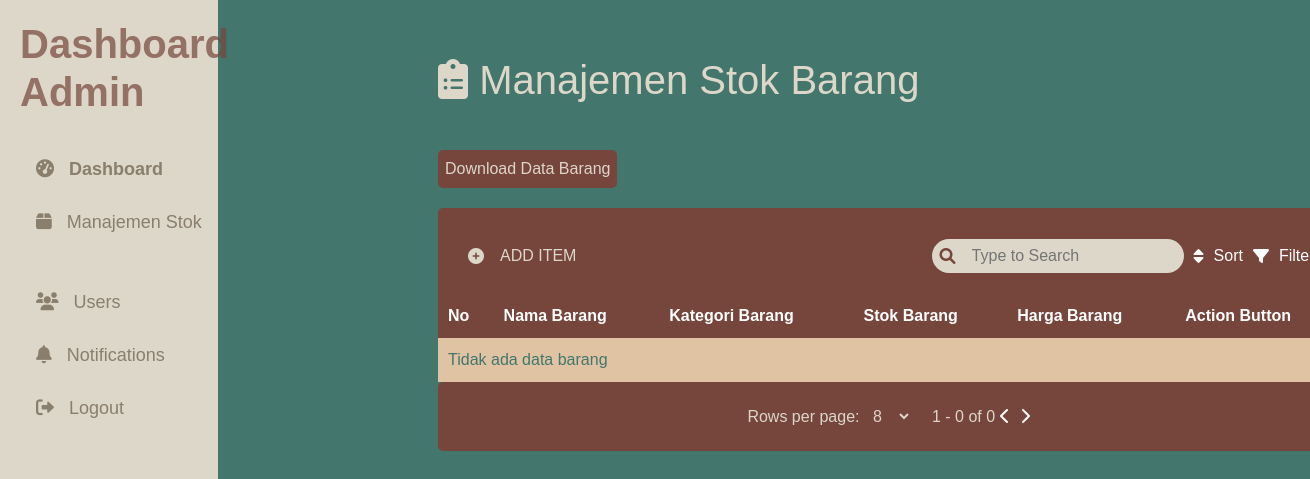
Before: /index.php?page=stok with the older database file.
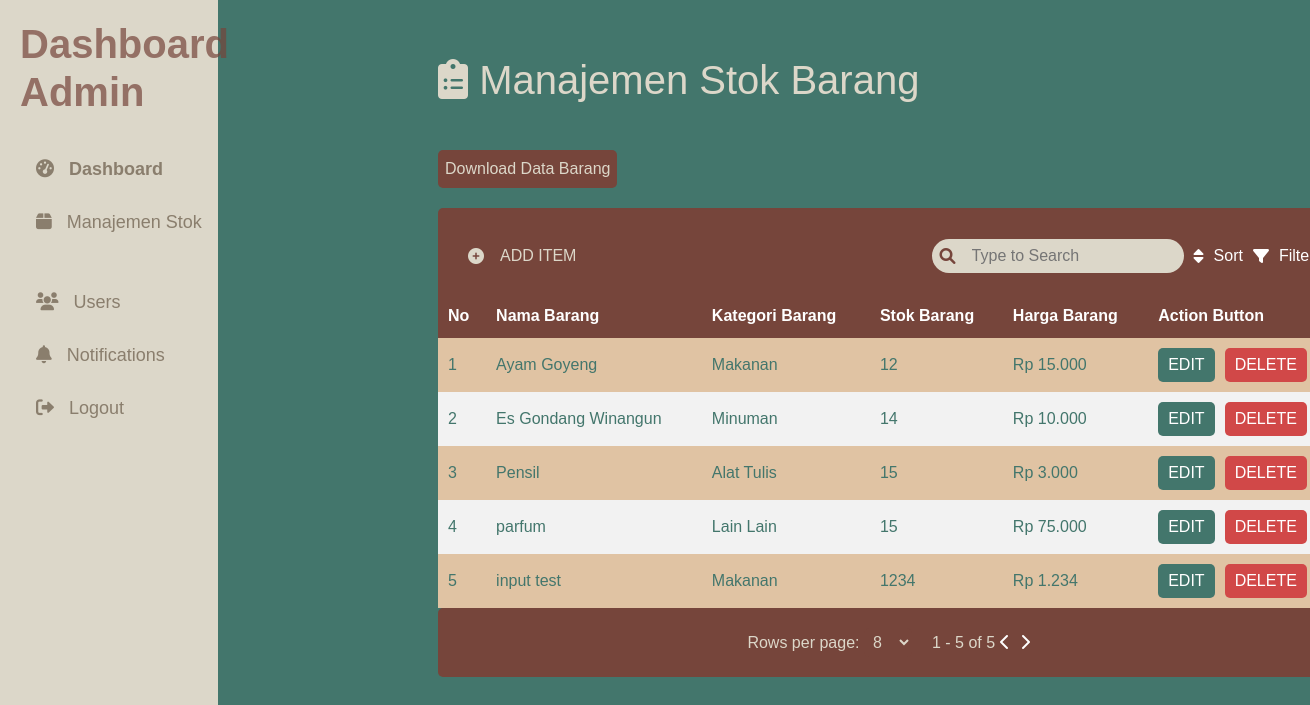
After: the same page with the newer database file.
### tables this page shows
CREATE TABLE `products` (
  `product_id` int(11) NOT NULL,
  `product_name` varchar(255) NOT NULL,
  `category` enum('Makanan','Minuman','Alat Tulis','Lain Lain') NOT NULL,
  `stock` int(11) NOT NULL,
  `harga_barang` int(11) NOT NULL
);

### stok.php (the view, shortened to what this page needs)
<?php
include 'config.php';
$page = isset($_GET['page_num']) ? (int)$_GET['page_num'] : 1;
$rowsPerPage = isset($_GET['rows_per_page']) ? (int)$_GET['rows_per_page'] : 8;
$offset = ($page - 1) * $rowsPerPage;
try {
    $pdo = new PDO("mysql:host=$servername;dbname=$dbname", $username, $password);
    $pdo->setAttribute(PDO::ATTR_ERRMODE, PDO::ERRMODE_EXCEPTION);
    $stmt = $pdo->prepare("SELECT COUNT(*) FROM products");
    $stmt->execute();
    $totalProducts = $stmt->fetchColumn();
    $totalPages = ceil($totalProducts / $rowsPerPage);
    $stmt = $pdo->prepare("SELECT product_id, product_name, category, stock, harga_barang FROM products LIMIT :offset, :rowsPerPage");
    $stmt->bindParam(':offset', $offset, PDO::PARAM_INT);
    $stmt->bindParam(':rowsPerPage', $rowsPerPage, PDO::PARAM_INT);
    $stmt->execute();
    $products = $stmt->fetchAll(PDO::FETCH_ASSOC);
} catch (PDOException $e) {
    echo "Error: " . $e->getMessage();
}
?>
<link rel="stylesheet" href="./style/table.css">
<div class="col-md-9 content" style="margin-left: 400px;">
    <div class="row">
        <div class="contr">
            <div style="color:#DCD7C9; font-size: 40px; margin-bottom: 40px;">
                <i class="fa-solid fa-clipboard-list"></i> Manajemen Stok Barang
            </div>
            <div class="title">
                    <button class="btn-add" style="margin-bottom: 20px; padding: 7px; border-radius: 5px;"><a style="text-decoration: none; color: #DCD7C9;  " href="index.php?page=notif">Download Data Barang</a></button>
                </div>
            <div class="hdr">
                <div class="title">
                    <i class="fas fa-plus-circle" style="color: #DCD7C9;"></i>
                    <button class="btn-add"><a style="text-decoration: none; color: #DCD7C9;" href="index.php?page=tambahitem">ADD ITEM</a></button>
                </div>
                <div class="search">
                    <div style="position: relative;">
                        <i class="fa-solid fa-magnifying-glass" style="position: absolute; left: -2px; top: 50%; transform: translateY(-50%); color: #76453B;"></i>
                        <input type="text" placeholder="Type to Search" class="inpt" style="padding-left: 40px; border-radius: 50px;">
                    </div>
                    <i class="fas fa-sort" style="margin:10px;"></i> Sort
                    <i class="fas fa-filter" style="margin:10px;"></i> Filter
                </div>
            </div>
            <table id="dataContainer">
                <thead style="color: #D5CEC0;">
                    <tr>
                        <th>No</th>
                        <th>Nama Barang</th>
                        <th>Kategori Barang</th>
                        <th>Stok Barang</th>
                        <th>Harga Barang</th>
                        <th>Action Button</th>
                    </tr>
                </thead>
                <tbody id="tableBody">
                    <?php
                    $i = $offset + 1;
                    if (!empty($products)):
                        foreach ($products as $product):
                    ?>
                        <tr>
                            <td><?php echo htmlspecialchars($i++); ?></td>
                            <td><?php echo htmlspecialchars($product['product_name']); ?></td>
                            <td><?php echo htmlspecialchars($product['category']); ?></td>
                            <td><?php echo htmlspecialchars($product['stock']); ?></td>
                            <td><?php echo "Rp " . number_format($product['harga_barang'], 0, ',', '.'); ?></td>
                            <td class="action-buttons">
                                <a class="edit-btn" href="index.php?page=edititem&product_id=<?php echo $product['product_id']; ?>" style="text-decoration: none;">EDIT</a>
                                <a class="delete-btn" href="index.php?page=deleteitem&product_id=<?php echo $product['product_id']; ?>" style="text-decoration: none;">DELETE</a>
                            </td>
                        </tr>
                    <?php
                        endforeach;
                    else:
                    ?>
                        <tr>
                            <td colspan="6">Tidak ada data barang</td>
                        </tr>
                    <?php endif; ?>
                </tbody>
            </table>
            <div class="footer d-flex justify-content-center align-items-center" style="color: #DCD7C9;">
                <div>
                    Rows per page:
                    <select id="rowsPerPage" onchange="updateTable()" style="background-color: #76453B; color: #DCD7C9;">
                        <option value="8" <?php if ($rowsPerPage == 8) echo "selected"; ?>>8</option>
                    </select>
                </div>
                <div class="pagination" style="margin-left: 20px;">
                    <span id="pageInfo"><?php echo "1 - " . ($offset + count($products)) . " of $totalProducts"; ?></span>
                    <a href="index.php?page=products&page_num=<?php echo max(1, $page - 1); ?>&rows_per_page=<?php echo $rowsPerPage; ?>" class="pagination-btn" <?php if ($page <= 1) echo 'disabled'; ?>>
                        <i class="fas fa-chevron-left" style="color: white;"></i>
                    </a>
                    <a href="index.php?page=products&page_num=<?php echo min($totalPages, $page + 1); ?>&rows_per_page=<?php echo $rowsPerPage; ?>" class="pagination-btn" <?php if ($page >= $totalPages) echo 'disabled'; ?>>
                        <i class="fas fa-chevron-right" style="color: white;"></i>
                    </a>
                </div>
            </div>
        </div>
    </div>
</div>

### index.php (shortened to what this page needs)
<!DOCTYPE html>
<html lang="en">
<head>
<link
    href="https://cdn.jsdelivr.net/npm/bootstrap@5.3.2/dist/css/bootstrap.min.css"
    rel="stylesheet"/>
<link
    href="https://cdnjs.cloudflare.com/ajax/libs/font-awesome/5.15.3/css/all.min.css"
    rel="stylesheet"/>
<link
    rel="stylesheet"
    href="https://cdnjs.cloudflare.com/ajax/libs/font-awesome/6.0.0-beta3/css/all.min.css"/>
<link rel="stylesheet" href="./style/dash.css" />
</head>
<body>
<div class="container-fluid">
    <div class="row">
    <div class="col-md-2 sidebar" style="position: fixed; height: 100vh; z-index: 111111; ">
        <nav class="nav flex-column">
        <h1 style="color: #76453b; font-weight: bold; opacity: 0.7;">Dashboard Admin</h1>
        <br />
        <a class="nav-link active" href="index.php?page=home">
            <i class="fas fa-tachometer-alt"></i> Dashboard
        </a>
        <a class="nav-link" href="index.php?page=stok">
            <i class="fas fa-box"></i> Manajemen Stok
        </a>
        <a class="nav-link" href="index.php?page=users">
            <i class="fas fa-users"></i> Users
        </a>
        <a class="nav-link" href="?page=notif">
            <i class="fas fa-bell"></i> Notifications
        </a>
        <div>
            <a class="nav-link" href="logout.php">
                <i class="fas fa-sign-out-alt"></i> Logout
            </a>
        </div>
        </nav>
    </div>
        <?php
        $page = isset($_GET['page']) ? $_GET['page'] : 'home';
        include $page . '.php';
        ?>
</div>
</body>
</html>

### style/dash.css (style rules this page uses)
body { background-color: #43766C; font-family: Arial, sans-serif; }
.sidebar { background-color: #DCD7C9; padding: 20px; margin-right: 30px; height: 100vh; }
.sidebar .nav-link { color: #8a7e6d; font-size: 18px; margin-bottom: 10px; }
.sidebar .nav-link.active { color: #8a7e6d; font-weight: bold; }
.sidebar .nav-link i { margin-right: 10px; }
.content { padding: 30px; }
.nav-link.active { color: #76453B; font-weight: bolder; }
.nav-link { color: #76453B; }

### style/table.css (style rules this page uses)
body { font-family: Arial, sans-serif; background-color: #43766C; margin: 0; padding: 0; }
.contr { width: 100%; padding: 20px; }
.hdr { display: flex; justify-content: space-between; align-items: center; background-color: #76453B; color: white; padding: 30px; margin-bottom: -20px; border-radius: 5px; }
.hdr .title { display: flex; align-items: center; }
.hdr .title i { margin-right: 10px; }
.hdr .search { display: flex; align-items: center; }
.hdr .search input { padding: 5px; border: none; border-radius: 5px; }
.hdr .search i { margin-left: 10px; cursor: pointer; }
table { width: 100%; border-collapse: collapse; margin-top: 10px; }
th, td { padding: 10px; text-align: left; color: #43766C; }
th { background-color: #76453B; color: white; }
tr:nth-child(even) { background-color: #f2f2f2; }
tr:nth-child(odd) { background-color: #e0c3a3; }
.action-buttons { display: flex; gap: 10px; }
.btn-add { background-color: #76453B; border: none; color: white; }
.edit-btn { background-color: #43766C; color: white; border: none; padding: 5px 10px; border-radius: 5px; cursor: pointer; text-decoration: none; }
.delete-btn { background-color: #D14848; color: white; border: none; padding: 5px 10px; border-radius: 5px; cursor: pointer; text-decoration: none; }
.footer { display: flex; justify-content: space-between; align-items: center; background-color: #76453B; color: white; padding: 20px; border-radius: 5px; }
.footer select { padding: 5px; border: none; border-radius: 5px; }
.footer .pagination { display: flex; align-items: center; }
.footer .pagination i { margin: 0 5px; cursor: pointer; }
.inpt { background-color: #DCD7C9; border-radius: 50%; }

Changed rows visible on the page:
added products: product_name "Ayam Goyeng", category "Makanan", stock "12", harga_barang "15.000"
added products: product_name "Es Gondang Winangun", category "Minuman", stock "14", harga_barang "10.000"
added products: product_name "Pensil", category "Alat Tulis", stock "15", harga_barang "3.000"
added products: product_name "parfum", category "Lain Lain", stock "15", harga_barang "75.000"
added products: product_name "input test", category "Makanan", stock "1234", harga_barang "1.234"
Other visible differences:
$offset + count($products): "0" → "5"
$totalProducts: "0" → "5"
text no longer shown: "Tidak ada data barang"
